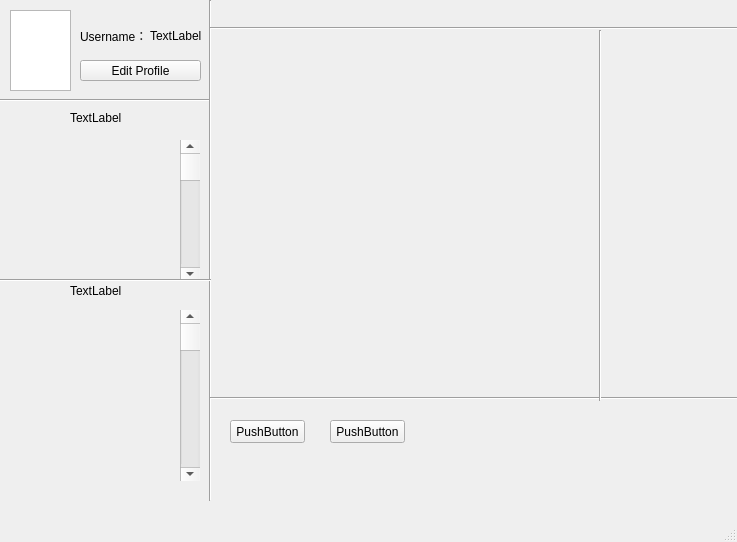
<?xml version="1.0" encoding="UTF-8"?>
<ui version="4.0">
 <class>MainWindow</class>
 <widget class="QMainWindow" name="MainWindow">
  <property name="geometry">
   <rect>
    <x>0</x>
    <y>0</y>
    <width>737</width>
    <height>542</height>
   </rect>
  </property>
  <property name="windowTitle">
   <string>MainWindow</string>
  </property>
  <widget class="QWidget" name="centralwidget">
   <widget class="QGraphicsView" name="graphicsView">
    <property name="geometry">
     <rect>
      <x>10</x>
      <y>10</y>
      <width>61</width>
      <height>81</height>
     </rect>
    </property>
   </widget>
   <widget class="QLabel" name="label">
    <property name="geometry">
     <rect>
      <x>80</x>
      <y>20</y>
      <width>81</width>
      <height>31</height>
     </rect>
    </property>
    <property name="text">
     <string>Username：</string>
    </property>
   </widget>
   <widget class="QLabel" name="label_2">
    <property name="geometry">
     <rect>
      <x>150</x>
      <y>20</y>
      <width>71</width>
      <height>31</height>
     </rect>
    </property>
    <property name="text">
     <string>TextLabel</string>
    </property>
   </widget>
   <widget class="QPushButton" name="editProfile_Button">
    <property name="geometry">
     <rect>
      <x>80</x>
      <y>60</y>
      <width>121</width>
      <height>21</height>
     </rect>
    </property>
    <property name="text">
     <string>Edit Profile</string>
    </property>
   </widget>
   <widget class="Line" name="line">
    <property name="geometry">
     <rect>
      <x>0</x>
      <y>80</y>
      <width>211</width>
      <height>41</height>
     </rect>
    </property>
    <property name="orientation">
     <enum>Qt::Horizontal</enum>
    </property>
   </widget>
   <widget class="Line" name="line_2">
    <property name="geometry">
     <rect>
      <x>200</x>
      <y>0</y>
      <width>20</width>
      <height>501</height>
     </rect>
    </property>
    <property name="orientation">
     <enum>Qt::Vertical</enum>
    </property>
   </widget>
   <widget class="QScrollBar" name="verticalScrollBar">
    <property name="geometry">
     <rect>
      <x>180</x>
      <y>140</y>
      <width>20</width>
      <height>141</height>
     </rect>
    </property>
    <property name="orientation">
     <enum>Qt::Vertical</enum>
    </property>
   </widget>
   <widget class="Line" name="line_3">
    <property name="geometry">
     <rect>
      <x>0</x>
      <y>270</y>
      <width>211</width>
      <height>20</height>
     </rect>
    </property>
    <property name="orientation">
     <enum>Qt::Horizontal</enum>
    </property>
   </widget>
   <widget class="QLabel" name="label_3">
    <property name="geometry">
     <rect>
      <x>70</x>
      <y>110</y>
      <width>61</width>
      <height>16</height>
     </rect>
    </property>
    <property name="text">
     <string>TextLabel</string>
    </property>
   </widget>
   <widget class="QLabel" name="label_4">
    <property name="geometry">
     <rect>
      <x>70</x>
      <y>280</y>
      <width>61</width>
      <height>21</height>
     </rect>
    </property>
    <property name="text">
     <string>TextLabel</string>
    </property>
   </widget>
   <widget class="Line" name="line_4">
    <property name="geometry">
     <rect>
      <x>210</x>
      <y>20</y>
      <width>531</width>
      <height>16</height>
     </rect>
    </property>
    <property name="orientation">
     <enum>Qt::Horizontal</enum>
    </property>
   </widget>
   <widget class="Line" name="line_5">
    <property name="geometry">
     <rect>
      <x>210</x>
      <y>390</y>
      <width>531</width>
      <height>16</height>
     </rect>
    </property>
    <property name="orientation">
     <enum>Qt::Horizontal</enum>
    </property>
   </widget>
   <widget class="Line" name="line_6">
    <property name="geometry">
     <rect>
      <x>580</x>
      <y>30</y>
      <width>41</width>
      <height>371</height>
     </rect>
    </property>
    <property name="orientation">
     <enum>Qt::Vertical</enum>
    </property>
   </widget>
   <widget class="QScrollBar" name="verticalScrollBar_2">
    <property name="geometry">
     <rect>
      <x>180</x>
      <y>310</y>
      <width>20</width>
      <height>171</height>
     </rect>
    </property>
    <property name="orientation">
     <enum>Qt::Vertical</enum>
    </property>
   </widget>
   <widget class="QPushButton" name="pushButton_2">
    <property name="geometry">
     <rect>
      <x>330</x>
      <y>420</y>
      <width>75</width>
      <height>23</height>
     </rect>
    </property>
    <property name="text">
     <string>PushButton</string>
    </property>
   </widget>
   <widget class="QPushButton" name="pushButton_3">
    <property name="geometry">
     <rect>
      <x>230</x>
      <y>420</y>
      <width>75</width>
      <height>23</height>
     </rect>
    </property>
    <property name="text">
     <string>PushButton</string>
    </property>
   </widget>
  </widget>
  <widget class="QMenuBar" name="menubar">
   <property name="geometry">
    <rect>
     <x>0</x>
     <y>0</y>
     <width>737</width>
     <height>22</height>
    </rect>
   </property>
  </widget>
  <widget class="QStatusBar" name="statusbar"/>
 </widget>
 <resources/>
 <connections/>
</ui>
